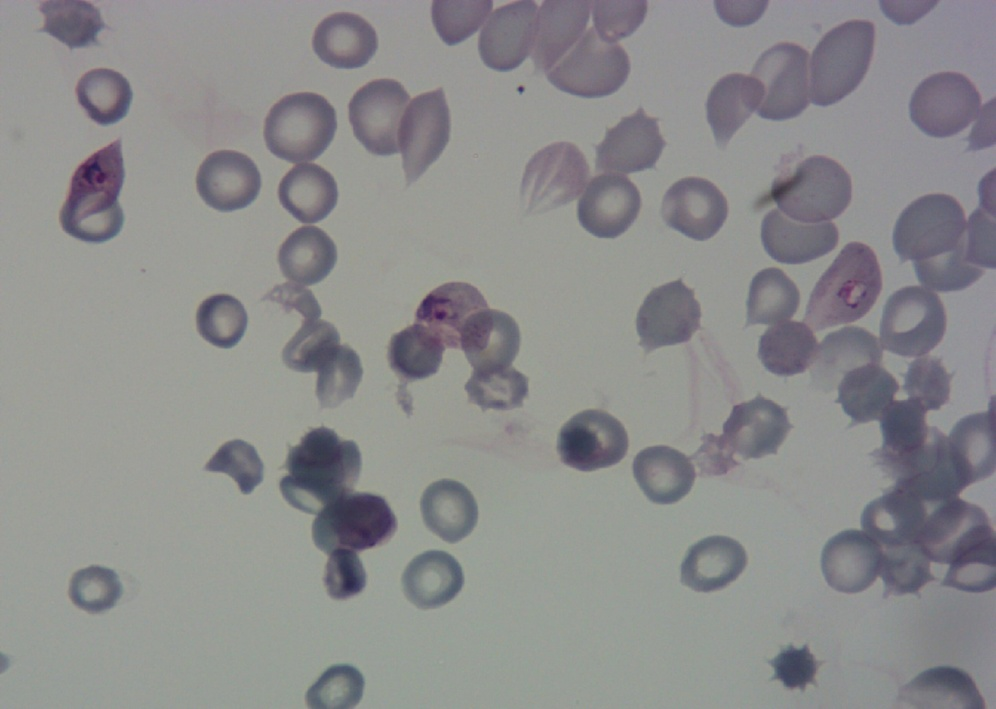
#> input picture image.jpg, 996 x 709 px, shrunk from 1944 x 1383 before the run
$ jupyter execute CVL_Assignment02.ipynb
#> lines starting #> are read from the running program, lines starting #| are printed output that depends on the picture; after the words box and inside, x2 and y2 are one past the last pixel; in counts of white or black regions, pixels touching at a corner belong together
# Object Detection by Image Segmentation
## Tugas Mata Kuliah: Computer Vision Lanjut
Risang Panggalih 24/550961/PPA/06961

## Otsu Method
Metode segmentasi citra yang digunakan adalah Otsu Thresholding untuk memisahkan objek (foreground) dan latar belakang (background) berdasarkan distribusi intensitas pixel.

[cell 1]
# Import Library

import numpy as np
import matplotlib.pyplot as plt
from PIL import Image

[cell 2]
# Load dataset
img_rgb = Image.open("image.jpg").convert("RGB")
#> img_rgb is the input picture: PIL image 996x709 RGB; mean R, G, B 140.5, 140.4, 140.9
mask_img = Image.open("image_mask.jpg").convert("L")
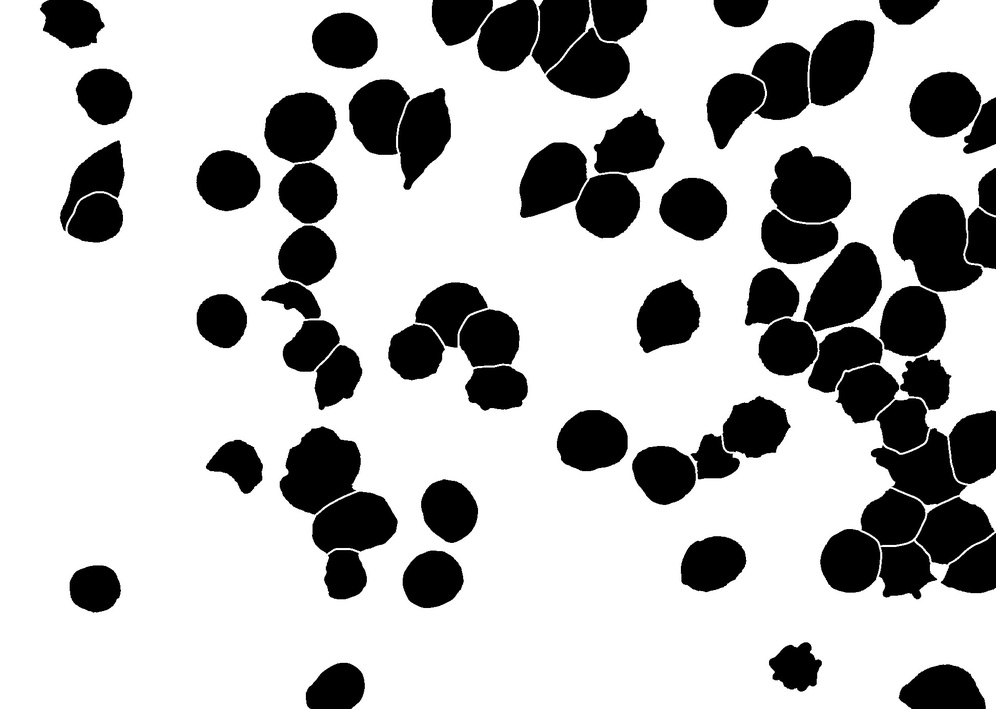
#> input picture image_mask.jpg, 996 x 709 px, shrunk from 1944 x 1383 before the run
#> mask_img is the input picture: PIL image 996x709 L; min 0, max 255, mean 185.6

img_rgb = np.array(img_rgb)
mask_arr = np.array(mask_img)

[cell 3]
# Utils

def rgb_to_gray(arr):
    if arr.ndim == 2:
        return arr.astype(np.float32)
    r, g, b = arr[...,0].astype(np.float32), arr[...,1].astype(np.float32), arr[...,2].astype(np.float32)
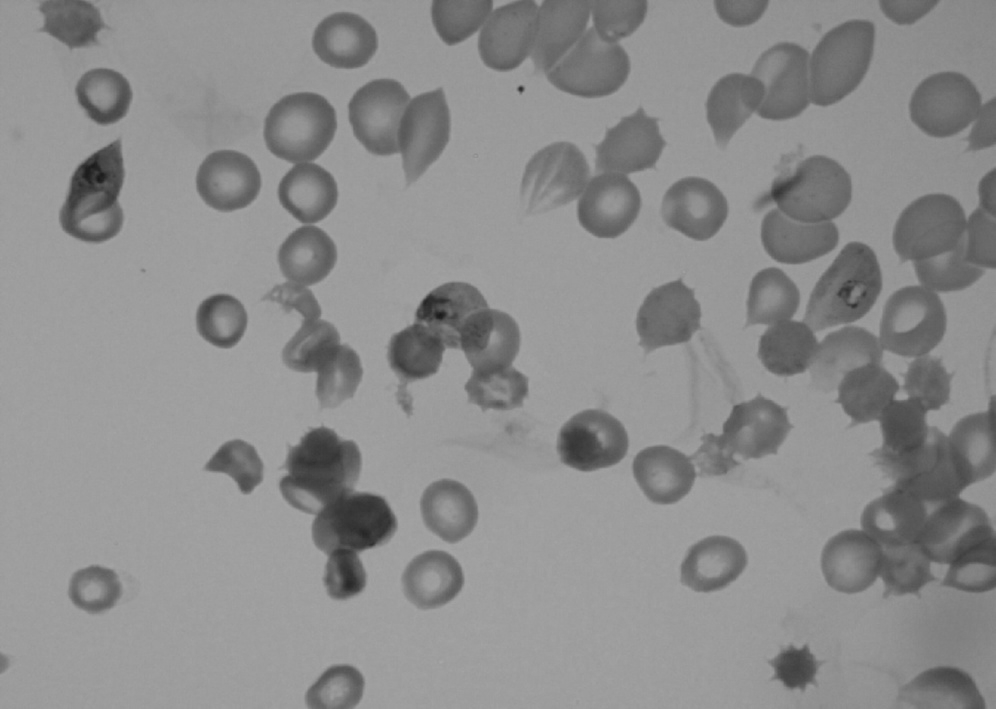
#> g: shape (709, 996) float32; min 25, max 167, mean 140.4
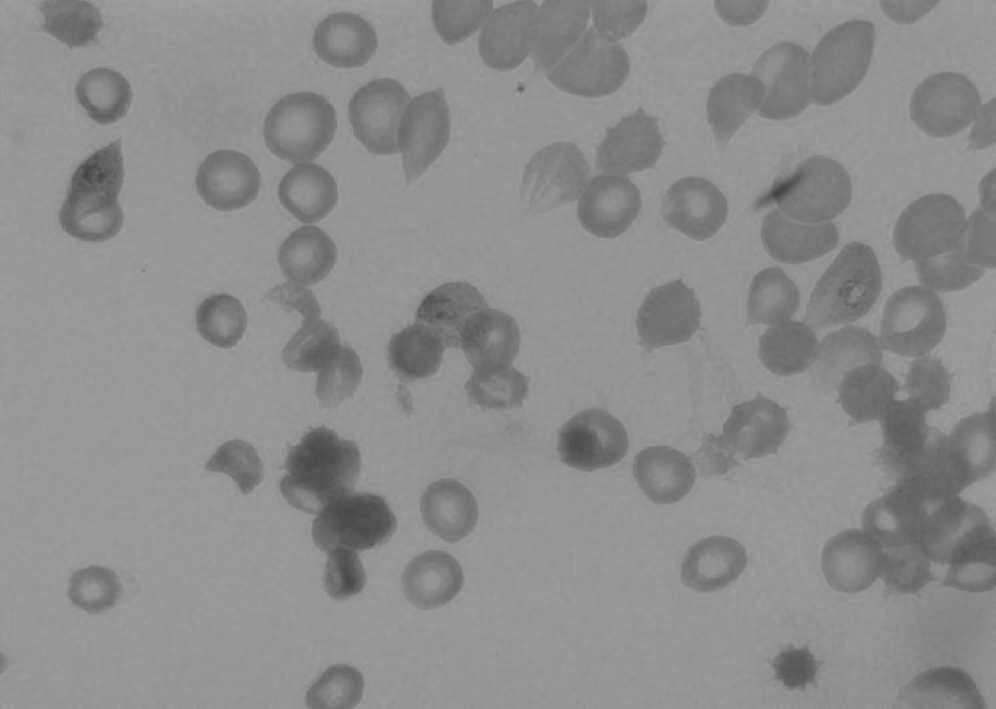
#> b: shape (709, 996) float32; min 66, max 163, mean 140.9
    return 0.299*r + 0.587*g + 0.114*b

def ensure_binary_mask(arr):
    if arr.ndim == 3:
        arr = rgb_to_gray(arr)
    arr = arr.astype(np.float32)
    return (arr > 127).astype(np.uint8)

Citra input diubah menjadi grayscale, kemudian nilai ambang optimal ditentukan dengan memaksimalkan varian antar kelas (inter-class variance).

[cell 4]
# Otsu Threshold

def otsu_threshold(gray):
    gray = gray.astype(np.float32)
    hist, _ = np.histogram(gray, bins=256, range=(0,256))
#> hist = 256 values, max 65192 at index 155, min 0 at index 0, mean 2758.5
    p = hist / gray.size
#> p = 256 values, max 0.0923 at index 155, min 0 at index 0, mean 0.00391
    omega = np.cumsum(p) # probabilitas class
#> omega = 256 values from 0 to 1
    mu = np.cumsum(p * np.arange(256)) # mean class
#> mu = 256 values from 0 to 140
    mu_t = mu[-1] # total mean
#> mu_t = 140
    # between-class variance
    denom = (omega * (1.0 - omega))
#> denom = 256 values, max 0.25 at index 151, min 0 at index 0, mean 0.042
    denom[denom == 0] = 1e-12
    sigma_b2 = (mu_t*omega - mu)**2 / denom
#> sigma_b2 = 256 values, max 392.3 at index 128, min 0 at index 0, mean 84.85
    t = int(np.nanargmax(sigma_b2))
#> t = 128
    return t

def segment_otsu(img_rgb):
    gray = rgb_to_gray(img_rgb) # float32
    t = otsu_threshold(gray)
#> t = 128
    seg = (gray >= t).astype(np.uint8)
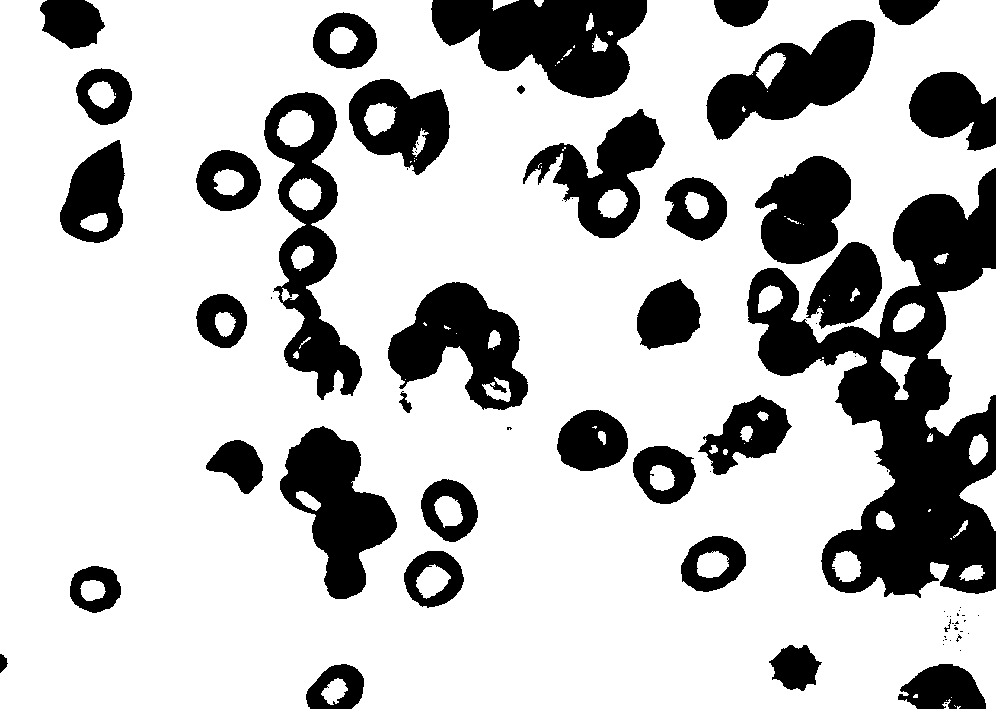
#> seg: shape (709, 996); values 0 (black) and 1 (white), 75.4% white; 70 black regions (34 under 20 px), largest, box (x1, y1, x2, y2) and area: (747, 168, 996, 598) 42845, (431, 0, 647, 98) 13558, (264, 92, 362, 400) 11551
    return seg, t

[cell 5]
# Metrics

def pixel_accuracy(pred, gt):
    return np.mean((pred == gt).astype(np.float32))

def iou(pred, gt):
    inter = np.logical_and(pred==1, gt==1).sum()
    union = np.logical_or(pred==1, gt==1).sum()
    return inter / (union + 1e-12)

[cell 6]
pred_mask, thresh = segment_otsu(img_rgb)
#> thresh = 128
gray_img = rgb_to_gray(img_rgb)

Hasil segmentasi dibandingkan dengan ground truth mask untuk menghitung akurasi pixel dan nilai IoU (Intersection over Union).

[cell 7]
if mask_arr is not None:
    gt_mask = ensure_binary_mask(mask_arr)
#> in ensure_binary_mask, `return (arr > 127).astype(np.uint8)`: returned value: shape (709, 996); values 0 (black) and 1 (white), 72.8% white; 71 black regions, largest, box (x1, y1, x2, y2) and area: (893, 194, 983, 292) 5837, (280, 427, 361, 515) 4868, (770, 146, 851, 223) 4612
    if gt_mask.shape != pred_mask.shape:
        raise ValueError(f"Ukuran mask {gt_mask.shape} harus sesuai ukuran citra {pred_mask.shape}.")

    acc = pixel_accuracy(pred_mask, gt_mask)
#> acc = 0.959
    iou_val = iou(pred_mask, gt_mask)
#> in iou, `inter = np.logical_and(pred==1, gt==1).sum()`: inter = 508348
#> in iou, `union = np.logical_or(pred==1, gt==1).sum()`: union = 537513
#> iou_val = 0.946
    print(f"Pixel Accuracy: {acc:.4f}")
#| Pixel Accuracy: 0.9587
    print(f"IoU: {iou_val:.4f}")
#| IoU: 0.9457
else:
    print("Tidak ada ground truth (image_mask.png)")

[cell 8]
fig, axs = plt.subplots(1, 3, figsize=(12,4))
axs[0].imshow(img_rgb)
axs[0].set_title("Original")
axs[0].axis("off")
axs[1].imshow(gt_mask, cmap="gray", vmin=0, vmax=1)
axs[1].set_title("Ground Truth")
axs[1].axis("off")
axs[2].imshow(pred_mask, cmap="gray", vmin=0, vmax=1)
axs[2].set_title(f"Otsu Segmentation (t={thresh})")
axs[2].axis("off")

plt.tight_layout()
plt.show()

[cell 9]
plt.figure(figsize=(6,4))
plt.hist(gray_img.ravel(), bins=256, range=(0,256), color="blue")
plt.axvline(thresh, color="red", linestyle="--", linewidth=2, label=f"Threshold = {thresh}")
plt.title("Grayscale Histogram + Otsu Threshold")
plt.xlabel("Gray level")
plt.ylabel("Pixel count")
plt.legend()
plt.xlim(0, 256)
plt.tight_layout()
plt.show()
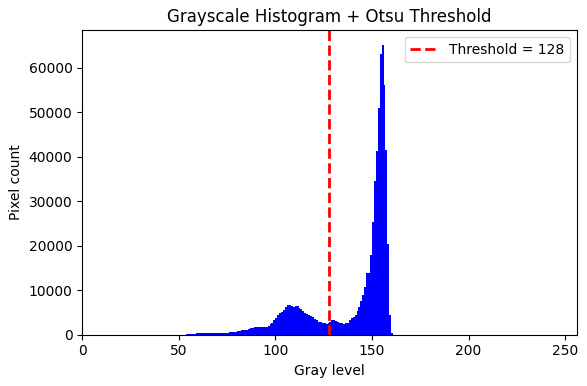
#> figure drawn by matplotlib, 1 panel; tallest bar 65192 high, from x = 155 to 156
